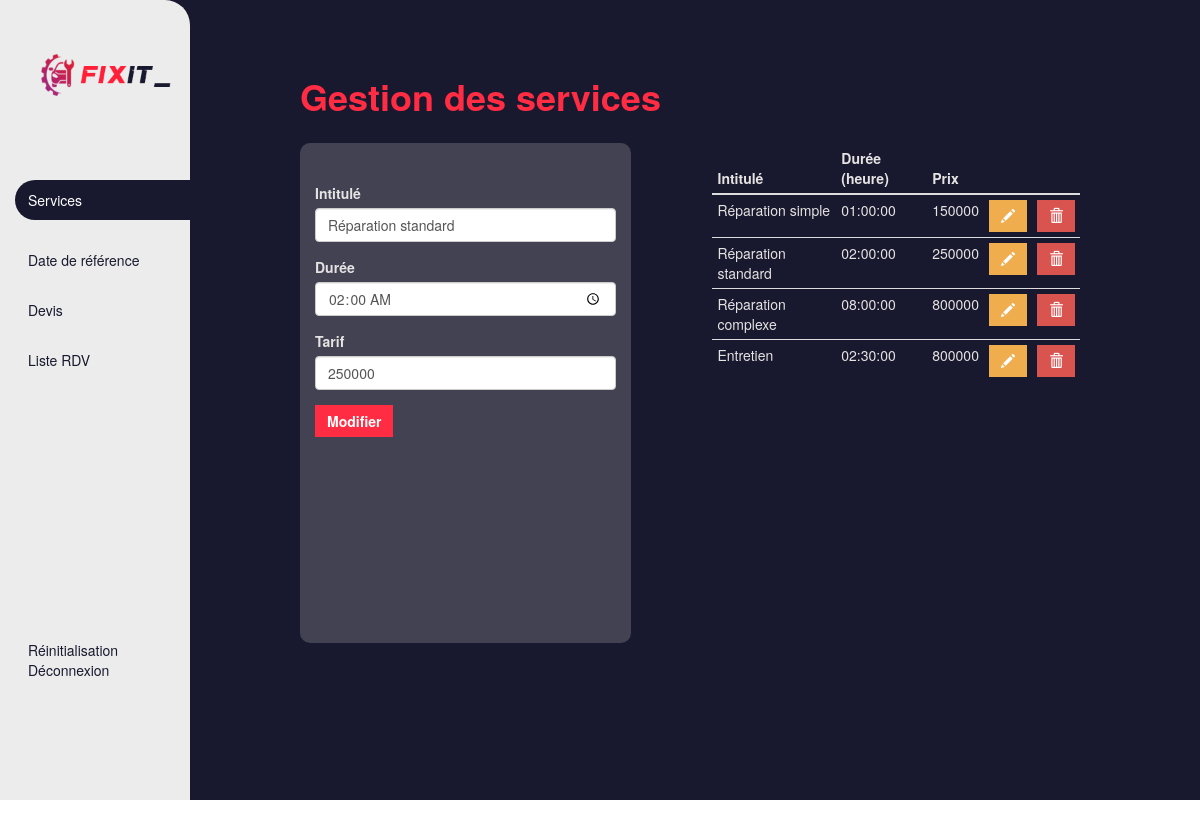
The page /backOffice/ServiceController/edit/2 (signed in) on the database its author committed.
### tables this page shows
create table service (
    id int primary key auto_increment,
    nom VARCHAR(50) not null,
    duree time not null,
    prix double ,
    CHECK (prix >= 0)
);

### application/controllers/backOffice/ServiceController.php (called while the page is built, shortened)
<?php
class ServiceController extends CI_Controller {
    public function __construct() {
        $this->load->model('Service_model');
        $this->load->library('Session');
        $this->load->helper('url');
    }
    public function edit($id) {
        $data['service'] = $this->Service_model->getById($id);
        $data['services'] = $this->Service_model->getAll();
        $this->load->view('backOffice/service_view', $data);
    }
}
?>

### index.php (called while the page is built, shortened)
<?php
require_once BASEPATH.'core/CodeIgniter.php';

### application/models/service_model.php (called while the page is built, shortened)
<?php
class Service_model extends CI_Model {
    private $table = 'service';
    public function getAll() {
        $query = $this->db->get($this->table);
        return $query->result_array();
    }
    public function getById($id) {
        $query = $this->db->get_where($this->table, array('id' => $id));
        return $query->row_array();
    }
}
?>

### application/views/backOffice/service_view.php (the view, shortened to what this page needs)
<body>
    <div class="container-fluid" id="accueil-container">
        <div class="row col-md-12">
            <div class="col-md-2" id="adminsidebar">
                <div class="row col-md-12" id="logo">
                    <img src="./assets/images/logo.png" alt="">
                </div>
                <div class="row col-md-12" id="adminsidebar-buttons">
                    <a href="#" class="active-item2 sidebar-item">Services</a>
                    <a href="<?php echo site_url('backOffice/HoraireController'); ?>" class="sidebar-item">Date de référence</a>
                    <a href="<?php echo site_url('backOffice/Devis'); ?>" class="sidebar-item">Devis</a>
                    <a href="<?php echo site_url('backOffice/Calendar'); ?>" class="sidebar-item">Liste RDV</a>
                </div>
                <div class="row col-md-12 disconnect">
                    <a href="<?php echo site_url('backOffice/Partie2/supprimer_donnees'); ?>" onclick="return confirm('Voulez-vous vraiement réinitialiser votre base de donnée? Cette action est irréversible');">Réinitialisation</a>
                    <a href="<?php echo site_url('backOffice/Deconnexion'); ?>">Déconnexion</a>
                </div>
            </div>
            <div class="col-md-9" id="crud-container">
            <h1 class="title-emphase">Gestion des services</h1>
            <div class="row col-md-12">
                <div class="col-md-5"  id="crud-formulaire">
                    <form method="post" action="<?php echo site_url('backOffice/ServiceController/save'); ?>">
                        <div class="form-group">
                            <label for="nom" class="p-label">Intitulé</label>
                            <input type="text" class="form-control" id="inputPassword3" name="nom"  value="<?php echo isset($service) ? $service['nom'] : ''; ?>" >
                        </div>
                        <div class="form-group">
                            <label for="duree" class="p-label">Durée</label>
                            <input type="time" class="form-control" id="inputPassword3" placeholder="(en heure)" name="duree"  value="<?php echo isset($service) ? $service['duree'] : ''; ?>" >
                        </div>
                        <div class="form-group">
                            <label for="prix" class="p-label">Tarif</label>
                            <input type="number" class="form-control" id="inputPassword3" name="prix" value="<?php echo isset($service) ? $service['prix'] : ''; ?>" >
                        </div>
                        <button type="submit" class="btn btn-default action-button"><?php echo isset($service) ? 'Modifier' : 'Ajouter'; ?></button>
                    </form>
                </div>
                <div class="col-md-1"></div>
                <div class="col-md-6" id="CRUD-table">
                    <table class="table table-condensed">
                        <thead>
                            <th>Intitulé</th>
                            <th>Durée (heure)</th>
                            <th>Prix</th>
                            <th></th>
                            <th></th>
                        </thead>
                        <tbody>
                            <?php foreach ($services as $service): ?>
                                <tr>
                                    <td><?php echo $service['nom']; ?></td>
                                    <td><?php echo $service['duree']; ?></td>
                                    <td><?php echo $service['prix']; ?></td>
                                    <td><a href="<?php echo site_url('backOffice/ServiceController/edit/'.$service['id']); ?>" class="btn btn-warning"><span class="glyphicon glyphicon-pencil" aria-hidden="true"></span></a></td>
                                    <td><a href="<?php echo site_url('backOffice/ServiceController/delete/'.$service['id']); ?>" onclick="return confirm('Are you sure you want to delete this item?');" class="btn btn-danger"><span class="glyphicon glyphicon-trash" aria-hidden="true"></span></a></td>
                                </tr>
                            <?php endforeach; ?>
                        </tbody>
                    </table>
                </div>
                </div>
            </div>
        </div>
    </div>
</body>
</html>

### assets/css/index.css (style rules this page uses)
body { background-size : cover; background-repeat: no-repeat; background-attachment : fixed; background-position: center; }
.btn { border-style: none; border-radius: 0%; }
.action-button, .statistiques-item { background-color: #FF2C43; color: white; font-weight: 700; }

### assets/css/accueil.css (style rules this page uses)
#accueil-body, #accueil-container { background-color: #18192E !important; }
.disconnect { margin-top: 150% !important; }
.title-emphase { color: #FF2C43; font-weight: 800; }
.sidebar-item { transition: 0.3s ease-in-out all; }
.active-item2, .sidebar-item:hover { background-color: #18192E; width: 500px; height: 40px; border-radius: 30px; padding-left: 15px; color: white !important; padding-top: 10px; }

### assets/css/sidebar.css (style rules this page uses)
#adminsidebar { background-color: rgb(236, 236, 236); height: 100vh; margin-left: -15px; border-top-right-radius: 25px; }
#adminsidebar a { text-decoration: none; color: #18192E; padding-left: 10%; }
#adminsidebar #logo { height: 150px; width: 250px; display: flex; justify-content:end; }
#adminsidebar #logo img { width: 250px !important; }
#adminsidebar-buttons { display: flex; flex-direction: column; justify-content: space-around; gap: 30px; }

### assets/css/crud.css (style rules this page uses)
#CRUD-table table thead, #CRUD-table table tbody, .p-label { color: rgb(230, 227, 227); }
#crud-container { margin-top: 5%; }
#crud-container .col-md-12 { margin-top: 2%; }
#crud-formulaire { background-color: rgba(245, 245, 245, 0.187); height: 500px; padding-top: 5%; border-radius: 10px; }
#CRUD-table { height: 400px; overflow: auto; }
#CRUD-table table { border-collapse: collapse; }

### rows shown on the page
service: nom "Réparation standard", duree "02:00:00", prix "250000"
service: nom "Réparation simple", duree "01:00:00", prix "150000"
service: nom "Réparation complexe", duree "08:00:00", prix "800000"
service: nom "Entretien", duree "02:30:00", prix "800000"
